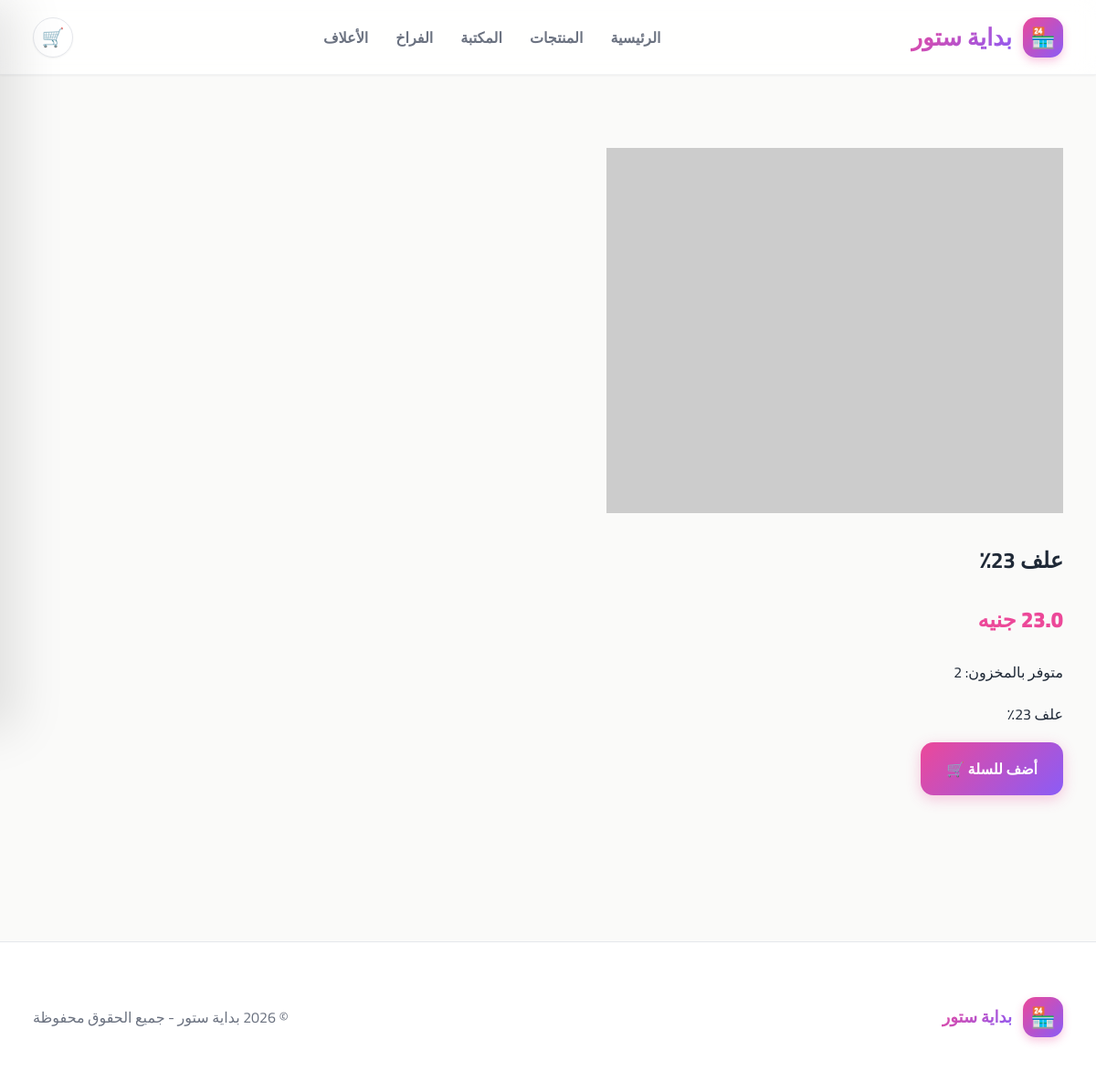
The app's page /shop/product/product-107, older data.
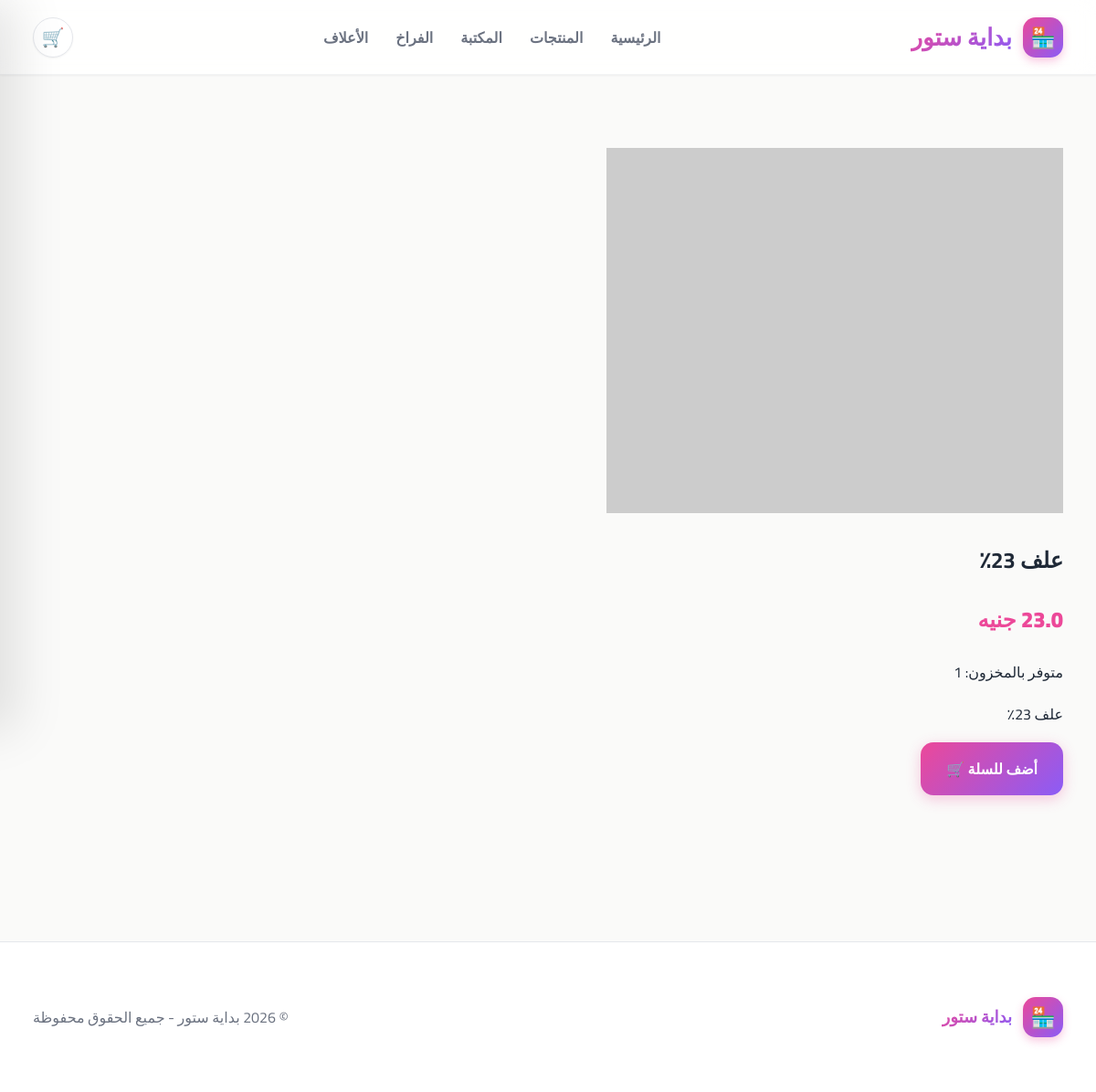
The same page, newer data.
### app/models.py (models this page shows)
class Item(db.Model):
    id = db.Column(db.Integer, primary_key=True)
    item_code = db.Column(db.String(50), nullable=False)
    name = db.Column(db.String(100), nullable=False)
    description = db.Column(db.Text)
    purchase_price = db.Column(db.Float, default=0)
    sale_price = db.Column(db.Float, default=0)
    unit_profit = db.Column(db.Float, default=0)
    quantity = db.Column(db.Integer, default=0)
    reorder_level = db.Column(db.Integer, default=0)
    notes = db.Column(db.Text)
    warehouse_id = db.Column(db.Integer, db.ForeignKey("warehouse.id"), nullable=False)

### app/routes.py (the view)
    @app.route("/shop/product/<slug>")
    def shop_product_detail(slug):
        product = Product.query.filter_by(slug=slug, is_active=True).first_or_404()
        related_products = Product.query.filter(
            Product.id != product.id,
            Product.is_active == True
        ).limit(4).all()
        return render_template(
            "shop/product_detail.html",
            product=product,
            related_products=related_products
        )

### app/templates/shop/product_detail.html (shortened to what this page needs)
{% extends "shop/base.html" %}
{% block content %}
<section class="section">
    <div class="container">
        <div class="product-detail">
            <div class="product-image-box">
                <img src="{{ product.image_url or 'https://via.placeholder.com/500x400?text=Product' }}"
                    alt="{{ product.item.name }}">
            </div>
            <div class="product-info-box">
                <h1>{{ product.item.name }}</h1>
                <div class="product-price large">{{ product.item.sale_price }} جنيه</div>
                <p class="product-stock">
                    {% if product.item.quantity > 0 %}
                    متوفر بالمخزون: {{ product.item.quantity }}
                    {% else %}
                    غير متوفر حاليًا
                    {% endif %}
                </p>
                <p>{{ product.description or product.short_description or "لا يوجد وصف لهذا المنتج" }}</p>
                <form method="POST" action="/cart/add/{{ product.id }}">
                    <button type="submit" class="btn-primary">أضف للسلة 🛒</button>
                </form>
            </div>
        </div>
    </div>
</section>
{% endblock %}

Row changes from the older to the newer data that the page shows:
changed Item "علف 23٪": item.quantity "2" → "1"
